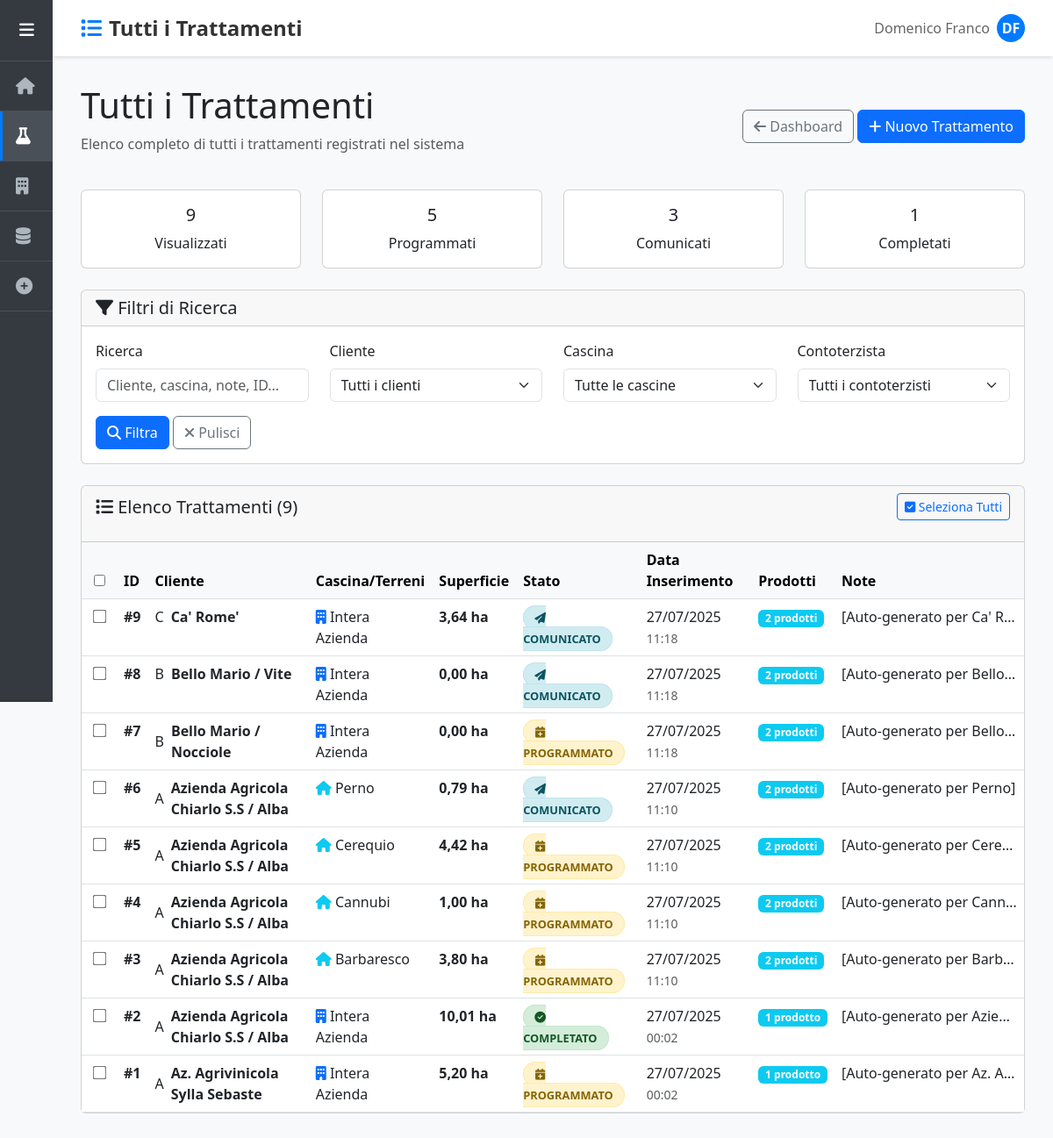
Page /trattamenti/?view=tutti on the earlier database version.
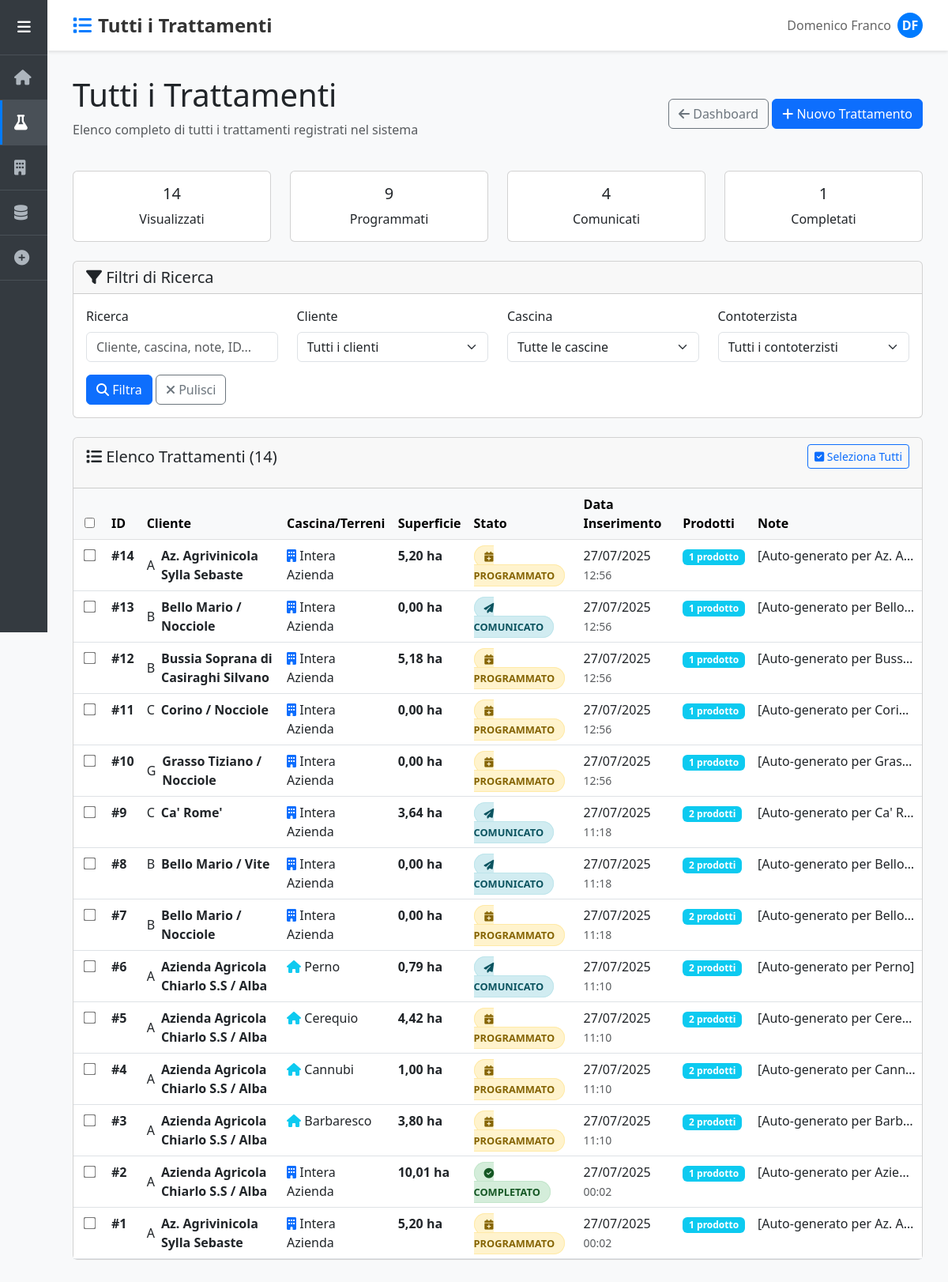
Same page on the later database version.
### domenico/models.py (models this page shows, shortened)
class Trattamento(models.Model):
    STATI_CHOICES = [
        ('programmato', 'Programmato'),
        ('comunicato', 'Comunicato'),
        ('completato', 'Completato'),
        ('annullato', 'Annullato'),
    ]
    cliente = models.ForeignKey(Cliente, on_delete=models.CASCADE, related_name='trattamenti')
    cascina = models.ForeignKey(Cascina, on_delete=models.CASCADE, null=True, blank=True, related_name='trattamenti')
    terreni = models.ManyToManyField(Terreno, blank=True, related_name='trattamenti')
    LIVELLI_APPLICAZIONE = [
        ('cliente', 'Intera Azienda'),
        ('cascina', 'Cascina'),
        ('terreno', 'Terreni Selezionati'),
    ]
    livello_applicazione = models.CharField(
        max_length=20,
        choices=LIVELLI_APPLICAZIONE,
        default='cliente',
        help_text="Specifica il livello di applicazione del trattamento"
    )
    data_inserimento = models.DateTimeField(auto_now_add=True)
    data_comunicazione = models.DateTimeField(null=True, blank=True)
    data_esecuzione_prevista = models.DateField(null=True, blank=True)
    data_esecuzione_effettiva = models.DateField(null=True, blank=True)
    stato = models.CharField(
        max_length=20,
        choices=STATI_CHOICES,
        default='programmato',
        help_text="Stato attuale del trattamento"
    )
    note = models.TextField(blank=True, help_text="Note aggiuntive per il trattamento")
    class Meta:
        ordering = ['-data_inserimento']
        verbose_name = 'Trattamento'
        verbose_name_plural = 'Trattamenti'
    def get_superficie_interessata(self):
        from decimal import Decimal
        try:
            if self.livello_applicazione == 'cliente':
                superficie = self.cliente.get_superficie_totale()
            elif self.livello_applicazione == 'cascina' and self.cascina:
                superficie = self.cascina.get_superficie_totale()
            elif self.livello_applicazione == 'terreno':
                superficie = sum(terreno.superficie for terreno in self.terreni.all())
            else:
                superficie = 0
            return Decimal(str(superficie)) if superficie else Decimal('0')
        except Exception as e:
            print(f"Errore calcolo superficie trattamento {self.id}: {e}")
            return Decimal('0')

class Cliente(models.Model):
    nome = models.CharField(max_length=200)
    creato_il = models.DateTimeField(auto_now_add=True)
    def get_superficie_totale(self):
        from decimal import Decimal
        try:
            superficie = sum(cascina.get_superficie_totale() for cascina in self.cascine.all())
            return Decimal(str(superficie))
        except Exception:
            return Decimal('0')

class Cascina(models.Model):
    nome = models.CharField(max_length=200)
    cliente = models.ForeignKey(Cliente, on_delete=models.CASCADE, related_name='cascine')
    contoterzista = models.ForeignKey(
        Contoterzista,
        on_delete=models.SET_NULL,
        null=True,
        blank=True,
        related_name='cascine',
        help_text="Contoterzista responsabile per questa cascina (opzionale)"
    )
    def get_superficie_totale(self):
        from decimal import Decimal
        try:
            superficie = sum(terreno.superficie for terreno in self.terreni.all())
            return Decimal(str(superficie))
        except Exception:
            return Decimal('0')

class Terreno(models.Model):
    nome = models.CharField(max_length=200)
    cascina = models.ForeignKey(Cascina, on_delete=models.CASCADE, related_name='terreni')
    superficie = models.DecimalField(
        max_digits=10,
        decimal_places=2,
        validators=[MinValueValidator(0.01)],
        help_text="Superficie in ettari"
    )
    class Meta:
        verbose_name = "Terreno"
        verbose_name_plural = "Terreni"

### domenico/views.py (the view)
# urls.py: path('trattamenti/', views.trattamenti, name='trattamenti'),
def trattamenti(request):
    view_type = request.GET.get('view', 'dashboard')
    if view_type == 'dashboard':
        return trattamenti_dashboard(request)
    else:
        return trattamenti_table(request, view_type)

### domenico/templates/trattamenti_table.html (shortened to what this page needs)
{% extends 'base.html' %}
{% load aziende_extras %}
{% block page_title %}{{ view_title }}{% endblock %}
{% block page_icon %}<i class="fas fa-list"></i>{% endblock %}
{% block content %}
<div class="d-flex justify-content-between align-items-center mb-4">
    <div>
        <h1>{{ view_title }}</h1>
        <p class="text-muted">{{ view_description }}</p>
    </div>
    <div>
        <a href="{% url 'trattamenti' %}" class="btn btn-outline-secondary">
            <i class="fas fa-arrow-left"></i> Dashboard
        </a>
        <a href="{% url 'inserisci' %}" class="btn btn-primary">
            <i class="fas fa-plus"></i> Nuovo Trattamento
        </a>
    </div>
</div>
<div class="row mb-4">
    <div class="col-md-3">
        <div class="card text-center">
            <div class="card-body">
                <h5 class="card-title">{{ stats.filtrati }}</h5>
                <p class="card-text">Visualizzati</p>
            </div>
        </div>
    </div>
    <div class="col-md-3">
        <div class="card text-center">
            <div class="card-body">
                <h5 class="card-title">{{ stats.programmati }}</h5>
                <p class="card-text">Programmati</p>
            </div>
        </div>
    </div>
    <div class="col-md-3">
        <div class="card text-center">
            <div class="card-body">
                <h5 class="card-title">{{ stats.comunicati }}</h5>
                <p class="card-text">Comunicati</p>
            </div>
        </div>
    </div>
    <div class="col-md-3">
        <div class="card text-center">
            <div class="card-body">
                <h5 class="card-title">{{ stats.completati }}</h5>
                <p class="card-text">Completati</p>
            </div>
        </div>
    </div>
</div>
<div class="card mb-4">
    <div class="card-header">
        <h5 class="mb-0">
            <i class="fas fa-filter"></i> Filtri di Ricerca
        </h5>
    </div>
    <div class="card-body">
        <form method="GET" class="row">
            <div class="col-md-3">
                <label class="form-label">Ricerca</label>
                <input type="text" class="form-control" name="search" value="{{ filters.search }}"
                       placeholder="Cliente, cascina, note, ID...">
            </div>
            <div class="col-md-3">
                <label class="form-label">Cliente</label>
                <select class="form-select" name="cliente">
                    <option value="">Tutti i clienti</option>
                </select>
            </div>
            <div class="col-md-3">
                <label class="form-label">Cascina</label>
                <select class="form-select" name="cascina">
                    <option value="">Tutte le cascine</option>
                </select>
            </div>
            <div class="col-md-3">
                <label class="form-label">Contoterzista</label>
                <select class="form-select" name="contoterzista">
                    <option value="">Tutti i contoterzisti</option>
                </select>
            </div>
            <div class="col-12 mt-3">
                <button type="submit" class="btn btn-primary">
                    <i class="fas fa-search"></i> Filtra
                </button>
                <a href="?" class="btn btn-outline-secondary">
                    <i class="fas fa-times"></i> Pulisci
                </a>
            </div>
        </form>
    </div>
</div>
<div class="card">
    <div class="card-header">
        <div class="table-header-actions">
            <h5 class="mb-0">
                <i class="fas fa-list"></i>
                Elenco Trattamenti ({{ stats.filtrati }})
            </h5>
            <div>
                <button class="btn btn-sm btn-outline-primary" onclick="selectAll()">
                    <i class="fas fa-check-square"></i> Seleziona Tutti
                </button>
            </div>
        </div>
    </div>
    {% if trattamenti %}
    <div class="table-responsive">
        <table class="table table-hover mb-0">
            <thead class="table-light">
                <tr>
                    <th class="checkbox-column">
                        <input type="checkbox" id="selectAllCheckbox" onchange="toggleSelectAll()">
                    </th>
                    <th>ID</th>
                    <th>Cliente</th>
                    <th>Cascina/Terreni</th>
                    <th>Superficie</th>
                    <th>Stato</th>
                    <th>Data Inserimento</th>
                    <th>Prodotti</th>
                    <th>Note</th>
                </tr>
            </thead>
            <tbody>
                {% for trattamento in trattamenti %}
                <tr id="row-{{ trattamento.id }}">
                    <td class="checkbox-column">
                        <input type="checkbox" class="trattamento-checkbox"
                               value="{{ trattamento.id }}"
                               onchange="updateSelection()">
                    </td>
                    <td>
                        <strong>#{{ trattamento.id }}</strong>
                    </td>
                    <td>
                        <div class="d-flex align-items-center">
                            <div class="avatar me-2">
                                {{ trattamento.cliente.nome|first|upper }}
                            </div>
                            <div>
                                <strong>{{ trattamento.cliente.nome }}</strong>
                            </div>
                        </div>
                    </td>
                    <td>
                        {% if trattamento.livello_applicazione == 'cascina' and trattamento.cascina %}
                            <i class="fas fa-home text-info"></i> {{ trattamento.cascina.nome }}
                        {% elif trattamento.livello_applicazione == 'terreno' %}
                            <i class="fas fa-map text-success"></i>
                            {{ trattamento.terreni.count }} terren{{ trattamento.terreni.count|pluralize:"o,i" }}
                        {% else %}
                            <i class="fas fa-building text-primary"></i> Intera Azienda
                        {% endif %}
                    </td>
                    <td>
                        <strong>{{ trattamento.get_superficie_interessata|floatformat:2 }} ha</strong>
                    </td>
                    <td>
                        <span class="status-badge status-{{ trattamento.stato }}">
                            <i class="{{ trattamento.stato|get_stato_icon }}"></i>
                            {{ trattamento.get_stato_display }}
                        </span>
                    </td>
                    <td>
                        <div>{{ trattamento.data_inserimento|date:"d/m/Y" }}</div>
                        <small class="text-muted">{{ trattamento.data_inserimento|date:"H:i" }}</small>
                    </td>
                    <td>
                        <span class="badge bg-info">
                            {{ trattamento.trattamentoprodotto_set.count }} prodott{{ trattamento.trattamentoprodotto_set.count|pluralize:"o,i" }}
                        </span>
                    </td>
                    <td>
                        {% if trattamento.note %}
                            <span class="text-truncate d-inline-block" style="max-width: 200px;"
                                  title="{{ trattamento.note }}">
                                {{ trattamento.note|truncatechars:50 }}
                            </span>
                        {% else %}
                            <span class="text-muted">-</span>
                        {% endif %}
                    </td>
                </tr>
                {% endfor %}
            </tbody>
        </table>
    </div>
    {% endif %}
</div>
{% endblock %}

### domenico/templates/base.html (shortened to what this page needs)
<!DOCTYPE html>
<html lang="it">
<head>
    <link href="https://cdnjs.cloudflare.com/ajax/libs/bootstrap/5.3.0/css/bootstrap.min.css" rel="stylesheet">
    <link href="https://cdnjs.cloudflare.com/ajax/libs/font-awesome/6.4.0/css/all.min.css" rel="stylesheet">
</head>
<body>
    <nav class="sidebar" id="sidebar">
        <div class="sidebar-header">
            <button class="sidebar-toggle" onclick="toggleSidebar()">
                <i class="fas fa-bars"></i>
            </button>
        </div>
        <ul class="sidebar-menu">
            <li>
                <a href="{% url 'home' %}" class="{% if request.resolver_match.url_name == 'home' %}active{% endif %}">
                    <i class="fas fa-home"></i>
                </a>
            </li>
            <li>
                <a href="{% url 'trattamenti' %}" class="{% if request.resolver_match.url_name == 'trattamenti' %}active{% endif %}">
                    <i class="fas fa-flask"></i>
                </a>
            </li>
            <li>
                <a href="{% url 'aziende' %}" class="{% if request.resolver_match.url_name == 'aziende' %}active{% endif %}">
                    <i class="fas fa-building"></i>
                </a>
            </li>
            <li>
                <a href="{% url 'database' %}" class="{% if request.resolver_match.url_name == 'database' %}active{% endif %}">
                    <i class="fas fa-database"></i>
                </a>
            </li>
            <li>
                <a href="{% url 'inserisci' %}" class="{% if request.resolver_match.url_name == 'inserisci' %}active{% endif %}">
                    <i class="fas fa-plus-circle"></i>
                </a>
            </li>
        </ul>
    </nav>
    <main class="main-content">
        <div class="top-header">
            <h1 class="page-title">
                {% block page_icon %}<i class="fas fa-home"></i>{% endblock %}
                {% block page_title %}Home{% endblock %}
            </h1>
            <div class="user-profile">
                <span>Domenico Franco</span>
                <div class="user-avatar">DF</div>
            </div>
        </div>
        <div class="content-area">
            {% block content %}
            {% endblock %}
        </div>
    </main>
</body>
</html>

Differences in the rows shown:
added Trattamento: id "14", cliente.nome|first "A", cliente.nome "Az. Agrivinicola Sylla Sebaste", shows "Intera Azienda", get_superficie_interessata "5,20", stato "PROGRAMMATO", data_inserimento "27/07/2025", data_inserimento "12:56", trattamentoprodotto_set.count "1", note "[Auto-generato per Az. A…"
added Trattamento: id "13", cliente.nome|first "B", cliente.nome "Bello Mario / Nocciole", shows "Intera Azienda", get_superficie_interessata "0,00", stato "COMUNICATO", data_inserimento "27/07/2025", data_inserimento "12:56", trattamentoprodotto_set.count "1", note "[Auto-generato per Bello…"
added Trattamento: id "12", cliente.nome|first "B", cliente.nome "Bussia Soprana di Casiraghi Silvano", shows "Intera Azienda", get_superficie_interessata "5,18", stato "PROGRAMMATO", data_inserimento "27/07/2025", data_inserimento "12:56", trattamentoprodotto_set.count "1", note "[Auto-generato per Buss…"
added Trattamento: id "11", cliente.nome|first "C", cliente.nome "Corino / Nocciole", shows "Intera Azienda", get_superficie_interessata "0,00", stato "PROGRAMMATO", data_inserimento "27/07/2025", data_inserimento "12:56", trattamentoprodotto_set.count "1", note "[Auto-generato per Cori…"
added Trattamento: id "10", cliente.nome|first "G", cliente.nome "Grasso Tiziano / Nocciole", shows "Intera Azienda", get_superficie_interessata "0,00", stato "PROGRAMMATO", data_inserimento "27/07/2025", data_inserimento "12:56", trattamentoprodotto_set.count "1", note "[Auto-generato per Gras…"
Other differences:
{{ stats.filtrati }}: "9" → "14"
{{ stats.programmati }}: "5" → "9"
{{ stats.comunicati }}: "3" → "4"
